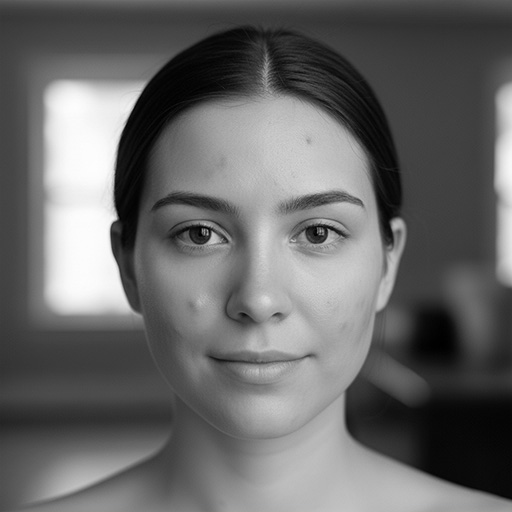
#> input picture exp1/skin-smoothing_demo/test_img.jpg, 512 x 512 px, found by its file name
$ python skin_smoothing.py
#> lines starting #> are read from the running program, lines starting #| are printed output that depends on the picture
import numpy as np
import matplotlib.pyplot as plt
from PIL import Image
from scipy.ndimage import gaussian_filter, median_filter

# 设置中文字体
plt.rcParams['font.sans-serif'] = ['WenQuanYi Zen Hei']
plt.rcParams['axes.unicode_minus'] = False # 解决负号显示问题

def load_and_prep(img_path, mask_path):
    """读取图片和蒙版，并进行归一化预处理"""
#> called with img_path = 'exp1/skin-smoothing_demo/test_img.jpg', mask_path = 'exp1/skin-smoothing_demo/mask.png'
    # 1. 读取原图
    img_pil = Image.open(img_path).convert('L')
    img = np.array(img_pil).astype(float) / 255.0

    # 2. 读取蒙版 (强制缩放以匹配原图)
    try:
        mask_pil = Image.open(mask_path).convert('L').resize(img_pil.size)
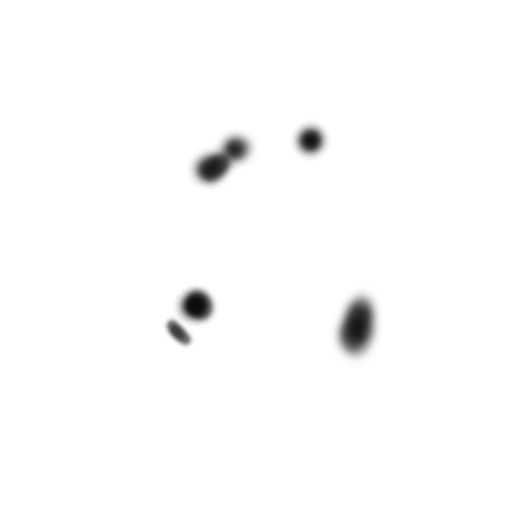
#> input picture exp1/skin-smoothing_demo/mask.png, 512 x 512 px, found by its file name
        mask = np.array(mask_pil).astype(float) / 255.0
    except FileNotFoundError:
        print("未找到蒙版。")
        mask = np.ones_like(img)

    return img, mask

# 实验设置
img_path = 'exp1/skin-smoothing_demo/test_img.jpg'
mask_path = 'exp1/skin-smoothing_demo/mask.png'

img, mask = load_and_prep(img_path, mask_path)
h, w = img.shape
#> h = 512; w = 512

# 预处理蒙版：轻微柔化，保证融合边界自然
mask_soft = gaussian_filter(mask, sigma=1.0)

# 方法 1: 简单高斯模糊
img_method_1 = gaussian_filter(img, sigma=3.0)


# 方法 2: 单 Sigma 频率分离 (传统方法)
sigma_single = 2.0

# 1. 分离
low_freq = gaussian_filter(img, sigma=sigma_single)
high_freq = img - low_freq
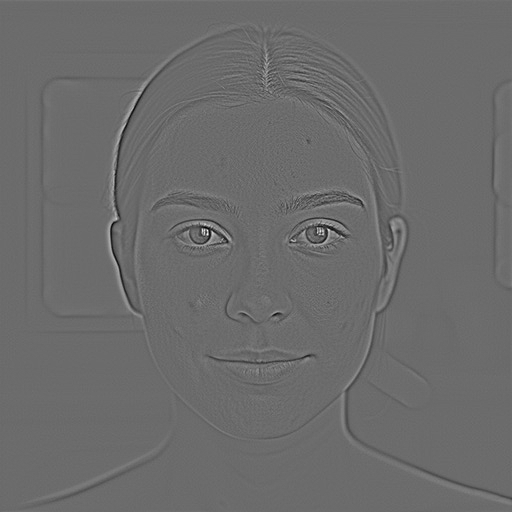
#> high_freq: shape (512, 512) float64; min -0.273, max 0.372, mean -6.45e-17; drawn with min black and max white

# 2. 磨皮 (只处理低频)
# 对低频层做中值滤波，模拟常规磨皮
low_freq_blur = median_filter(low_freq, size=20)
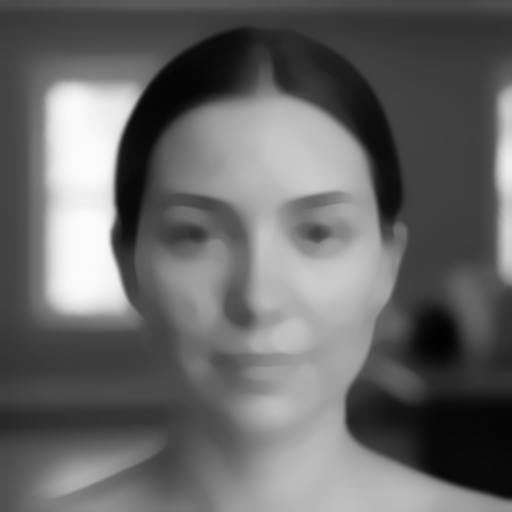
#> low_freq_blur: shape (512, 512) float64; min 0.00862, max 0.988, mean 0.408

# 3. 融合 (利用蒙版只替换低频部分)
low_freq_final = low_freq * mask_soft + low_freq_blur * (1 - mask_soft)

# 4. 重构
img_method_2 = low_freq_final + high_freq

# 方法 3: 双 Sigma 带阻合成

# 参数调优结果
sigma_tex = 0.8   # 小 Sigma: 紧贴毛孔，不包痘痘
sigma_struct = 8.0 # 大 Sigma: 只要大轮廓，不要痘痘阴影

# 1. 提取纯净高频
img_high_pure = img - gaussian_filter(img, sigma=sigma_tex)
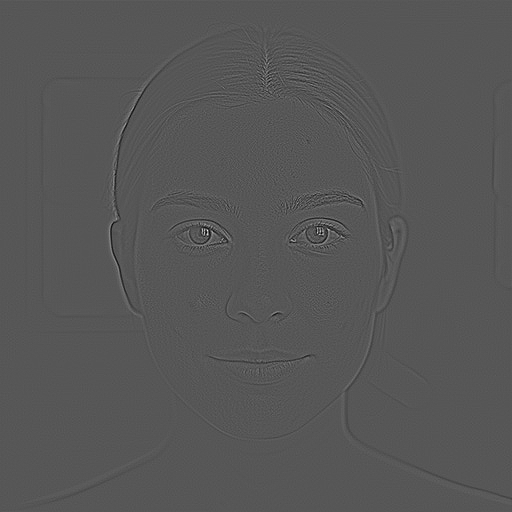
#> img_high_pure: shape (512, 512) float64; min -0.136, max 0.262, mean -1.36e-16; drawn with min black and max white

# 2. 提取平滑低频
img_low_pure = gaussian_filter(img, sigma=sigma_struct)
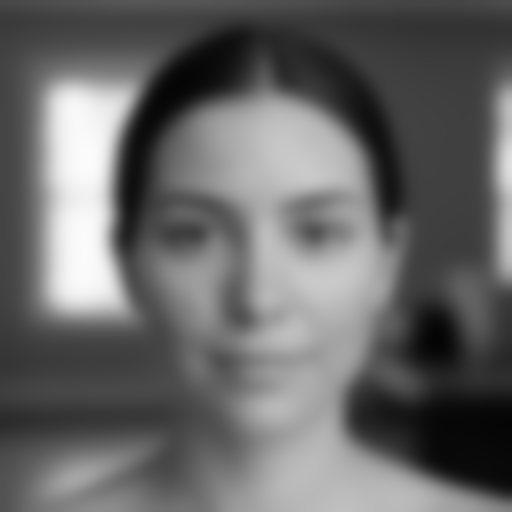
#> img_low_pure: shape (512, 512) float64; min 0.0167, max 0.987, mean 0.408

# 3. 合成无痘补丁
img_patch = img_high_pure + img_low_pure

# 4. 精准替换
img_method_3 = img * mask_soft + img_patch * (1 - mask_soft)


# 可视化对比展示
plt.figure(figsize=(20, 6))

# 1. 原图
plt.subplot(1, 4, 1)
plt.imshow(img, cmap='gray')
plt.title('1. 原始图像\n(输入信号)', fontsize=12)
plt.axis('off')

# 2. 简单模糊
plt.subplot(1, 4, 2)
plt.imshow(img_method_1, cmap='gray')
plt.title('2. 简单高斯模糊\n(结果: 模糊，细节丢失)', fontsize=12)
plt.axis('off')

# 3. 单 Sigma 分离
plt.subplot(1, 4, 3)
plt.imshow(img_method_2, cmap='gray')
plt.title(f'3. 单 Sigma 频率分离\n(Sigma={sigma_single})\n(结果: 保留细节，但痘印也被部分保留)', fontsize=12)
plt.axis('off')

# 4. 双 Sigma 合成
plt.subplot(1, 4, 4)
plt.imshow(img_method_3, cmap='gray')
plt.title(f'4. 双 Sigma 带阻合成 \n(Tex $\\sigma$={sigma_tex}, Struct $\\sigma$={sigma_struct}) \n(结果: 效果最好)', fontsize=12, fontweight='bold')
plt.axis('off')

plt.tight_layout()
plt.savefig('exp1/skin-smoothing_demo/comparison_result.png', dpi=300)
plt.show()
